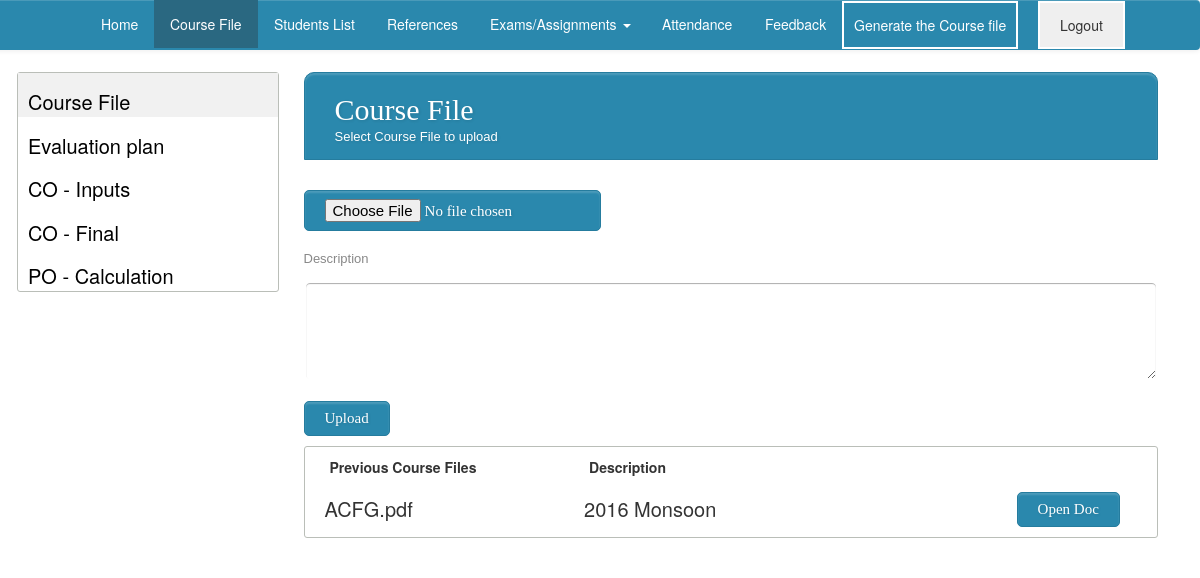
The page /course_home.php (signed in) on the database its author committed.
### tables this page shows
CREATE TABLE `DOCUMENTS` (
  `doc_id` int(11) NOT NULL AUTO_INCREMENT,
  `faculty_id` varchar(20) NOT NULL,
  `course_id` varchar(10) NOT NULL,
  `doc_type` varchar(45) DEFAULT NULL,
  `doc_name` varchar(45) DEFAULT NULL,
  `doc_path` varchar(100) DEFAULT NULL,
  `description` varchar(45) DEFAULT NULL,
  `year` int(11) DEFAULT NULL,
  `semester` int(11) DEFAULT NULL,
  PRIMARY KEY (`doc_id`),
  KEY `course_id` (`course_id`),
  KEY `faculty_id` (`faculty_id`),
  CONSTRAINT `DOCUMENTS_ibfk_1` FOREIGN KEY (`course_id`) REFERENCES `COURSE` (`course_id`) ON DELETE CASCADE,
  CONSTRAINT `DOCUMENTS_ibfk_2` FOREIGN KEY (`faculty_id`) REFERENCES `FACULTY` (`faculty_id`) ON DELETE CASCADE
);

### course_home.php (the view, shortened to what this page needs)
<?php
$course_id = $_SESSION[course_id];
include('db.php');
?>
<!DOCTYPE html>
<html lang="en">
<head>
	<link rel="stylesheet" href="css/bootstrap-theme.css" />
	<link rel="stylesheet" href="css/bootstrap.css" />
	<link rel="stylesheet" href="font/css/font-awesome.css">
	<link rel="stylesheet" href="css/form.css" />
	<link rel="stylesheet" href="css/examples1.css" />
</head>
<body class="container-fluid">
<?php
 include("subnavbar.php");?>
<div class="container-fluid">
	<div class="row " style=" margin:2px;">
		<div class="col-sm-3" id="left-bar">
			<table id="list">
			<tbody>
			    <tr>
			        <td id="courses-list-button" ><a href="course_home.php">Course File</a></td>
			    </tr>
			    <tr>
			        <td id="eval-list-button" ><a href="course_homeep.php">Evaluation plan</a></td>
			    </tr>
			    <tr>
			        <td id="co-list-button1" ><a href="course_homecoi.php">CO - Inputs</a></td>
			    </tr>
			    <tr>
			        <td id="co-list-button2" ><a href="course_homecof.php">CO - Final</a></td>
			    </tr>
			    <tr>
			        <td id="po" ><a href="po.php">PO - Calculation</a></td>
			    </tr>
			  	</tbody>
			</table>
		  </div>
		  <div class="col-sm-9"  id="right-bar">
			<div id="courses-list">
				<div class="form-style-10">
					<form method="post" enctype="multipart/form-data">
		    			<h1>Course File <span>Select Course File to upload</span></h1>
		    			<div class="button-section">
		    				<input type="file" name="fileToUpload" id="fileToUpload"><br>
		    				<label>Description</label>
		    				<textarea name="description" rows="4" cols="70"></textarea><br>
		    				<input type="submit" value="Upload" id="course_submit" name="uploadCourse">
		   			</div>
					</form>
		<div name="all-references">
			<table style="margin-top:10px;padding:10px;">
				<tr><th class="col-xs-3">Previous Course Files</th><th class="col-xs-5">Description</th><th class="col-xs-1"></th></tr>
				<?php
$sql="SELECT * FROM DOCUMENTS WHERE course_id='$course_id' and doc_type='ACFG'";
$result = mysqli_query($conn,$sql);
if(mysqli_num_rows($result) > 0)
{
	while($row = mysqli_fetch_assoc($result))
	{
		if($row[semester] == 1)
		{
			$sem = 'Monsoon';
		}
		else
		{
			$sem = 'Winter';
		}
		echo "<tr><form action='pdfviewer.php' method='post'><td>".$row[doc_name]."</td><td>".$row[year]." ".$sem."</td><td><input type='submit' value ='Open Doc'><input type='hidden' name='doc_path' value='".$row[doc_path]."'></td></tr></form>";
	}
}
else
{
	echo 'No ACFG uploaded';
}
				?>
			</table>
		</div>
				</div>
			</div>
		</div>
	</div>
</div>
</body>
</html>

### css/form.css (style rules this page uses)
.form-style-10 h1 { background: #2A88AD; padding: 20px 30px 15px 30px; margin: -30px -30px 30px -30px; border-radius: 10px 10px 0 0; -webkit-border-radius: 10px 10px 0 0; -moz-border-radius: 10px 10px 0 0; color: #fff; text-shadow: 1px 1px 3px rgba(0, 0, 0, 0.12); font: normal 30px 'Bitter', serif; -moz-box-shadow: inset 0px 2px 2px 0px rgba(255, 255, 255, 0.17); -webkit-box-shadow: inset 0px 2px 2px 0px rgba(255, 255, 255, 0.17); box-shadow: inset 0px 2px 2px 0px rgba(255, 255, 255, 0.17); border: 1px solid #257C9E; }
.form-style-10 h1 > span { display: block; margin-top: 2px; font: 13px Arial, Helvetica, sans-serif; }
.form-style-10 label { display: block; font: 13px Arial, Helvetica, sans-serif; color: #888; margin-bottom: 15px; }
.form-style-10 input[type="text"], .form-style-10 input[type="date"], .form-style-10 input[type="datetime"], .form-style-10 input[type="email"], .form-style-10 input[type="number"], .form-style-10 input[type="search"], .form-style-10 input[type="time"], .form-style-10 input[type="url"], .form-style-10 input[type="password"], .form-style-10 textarea, .form-style-10 select { display: block; box-sizing: border-box; -webkit-box-sizing: border-box; -moz-box-sizing: border-box; width: 100%; padding: 8px; border-radius: 6px; -webkit-border-radius:6px; -moz-border-radius:6px; border: 2px solid #fff; box-shadow: inset 0px 1px 1px rgba(0, 0, 0, 0.33); -moz-box-shadow: inset 0px 1px 1px rgba(0, 0, 0, 0.33); -webkit-box-shadow: inset 0px 1px 1px rgba(0, 0, 0, 0.33); }
.form-style-10 input[type="button"], .form-style-10 input[type="submit"], .form-style-10 input[type="file"],.btn { background: #2A88AD; padding: 8px 20px 8px 20px; border-radius: 5px; -webkit-border-radius: 5px; -moz-border-radius: 5px; color: #fff; text-shadow: 1px 1px 3px rgba(0, 0, 0, 0.12); font: normal 30px 'Bitter', serif; -moz-box-shadow: inset 0px 2px 2px 0px rgba(255, 255, 255, 0.17); -webkit-box-shadow: inset 0px 2px 2px 0px rgba(255, 255, 255, 0.17); box-shadow: inset 0px 2px 2px 0px rgba(255, 255, 255, 0.17); border: 1px solid #257C9E; font-size: 15px; }

### css/examples1.css (style rules this page uses)
.container-fluid { padding-left: 0px; }
a { color: black; text-decoration: none; }
table { border-collapse: separate; border: 1px solid #babeb8; border-radius : 3px ; width : 100%; }
tbody > tr > td { cursor:pointer; //border-bottom:1px solid black; font-size: 20px; padding : 15px 10px 0px 10px; }
.form-style-10 h1 { margin: -10px 0px 30px 0px; }
#right-bar { padding : 10px; margin : auto; }
a { text-decoration: none !important; }
.anotherClass1 { background-color: #f1f1f1; }

### rows shown on the page
documents: doc_name "ACFG.pdf", year "2016", semester "Monsoon"
